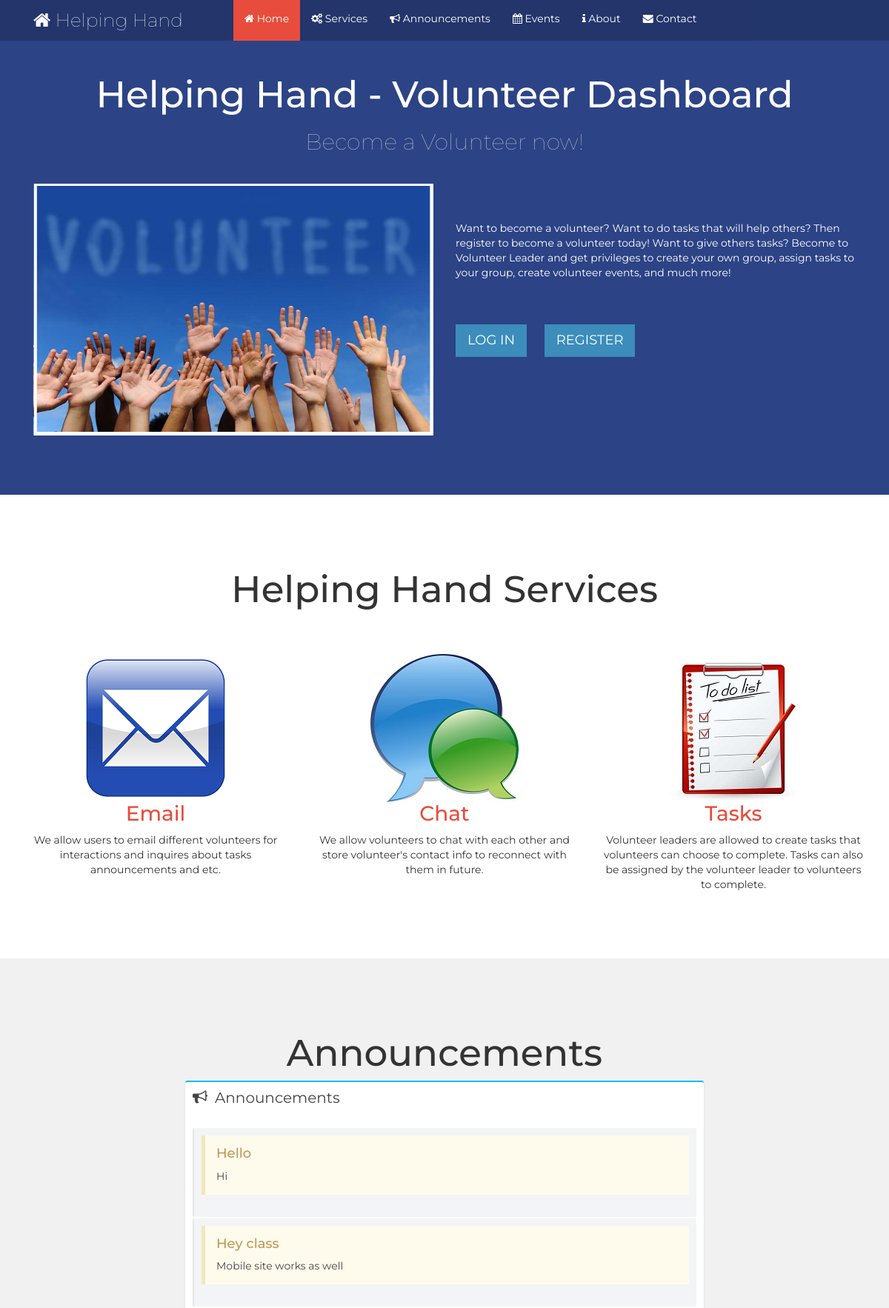
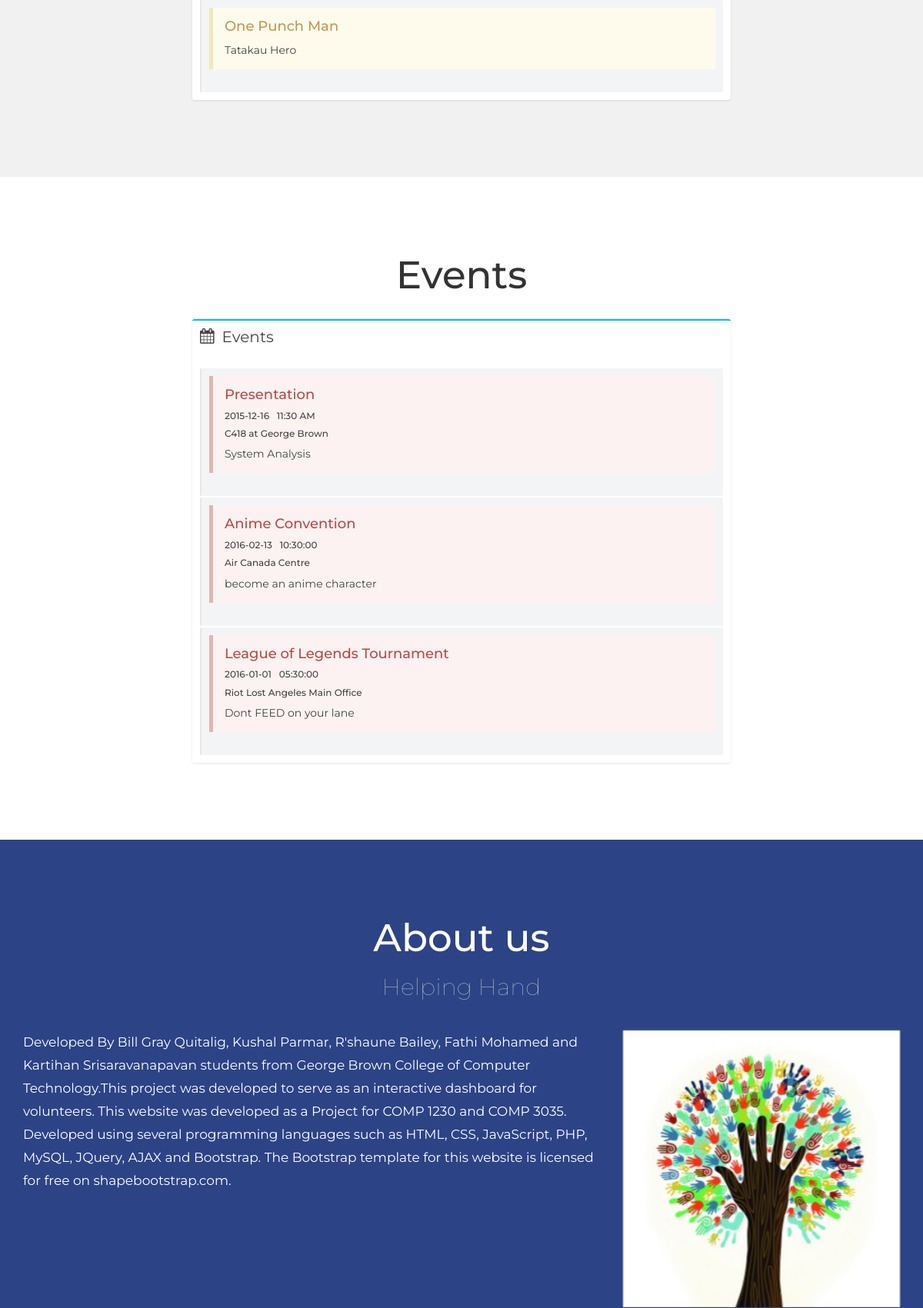
The page / (upper part) on the database its author committed (2 pictures, top to bottom).
### tables this page shows
CREATE TABLE IF NOT EXISTS `org_announcement` (
  `announcementID` int(11) NOT NULL AUTO_INCREMENT,
  `announcementTitle` varchar(535) NOT NULL,
  `announcementDesc` text NOT NULL,
  `volID` int(11) NOT NULL,
  PRIMARY KEY (`announcementID`),
  KEY `volID` (`volID`),
  KEY `volID_2` (`volID`)
);

CREATE TABLE IF NOT EXISTS `org_event` (
  `eventID` int(11) NOT NULL AUTO_INCREMENT,
  `volID` int(11) NOT NULL,
  `eventName` varchar(535) NOT NULL,
  `eventDate` date NOT NULL,
  `eventTime` varchar(12) NOT NULL,
  `eventLocation` varchar(535) NOT NULL,
  `eventDescription` text NOT NULL,
  PRIMARY KEY (`eventID`),
  KEY `orgID` (`volID`),
  KEY `volID` (`volID`)
);

### application/home/controllers/Welcome.php (called while the page is built, shortened)
<?php
class Welcome extends CI_Controller {
	public function index()
	{
		$this->load->view('homeparts/hometop');
                $this->load->view('homeparts/homehero');
                $this->load->view('homeparts/homeservice');
                $this->load->view('homeparts/homeannouncements');
                $this->load->view('homeparts/homeevents');
                $this->load->view('homeparts/homeabout');
                $this->load->view('homeparts/homecontacts');
                $this->load->view('homeparts/homeend');
	}
}

### index.php (called while the page is built, shortened)
<?php
require_once BASEPATH.'core/CodeIgniter.php';

### application/home/views/homeparts/homeevents.php (the view)
<section id="calendar">
   <div class="container">
   <div class="row">
   <h1 class="title">Events</h1>
   <br>
    <aside class="right-side">
                   <div class="col-md-6">
                           <div class="box box-info">
                               <div class="box-header">
                                   <i class="fa fa-calendar"></i>
                                   <h3 class="box-title">Events</h3>
                               </div>
                               <div class="box-body">
                                   <ul class="todo-list ui-sortable">
                                            <?php
                                           $query = $this->db->query('SELECT eventName, eventDate, eventTime, eventLocation, eventDescription FROM org_event ORDER BY eventID DESC');
                                           foreach ($query->result_array() as $row)
                                           { ?>
                                           <li>
                                           <div class="callout callout-danger">
                                               <h4><?php echo $row['eventName']; ?></h4>
                                                <h6><?php echo $row['eventDate'].'&nbsp&nbsp&nbsp'.$row['eventTime']; ?></h6>
                                               <h6><?php echo $row['eventLocation']; ?></h6>
                                               <p><?php echo $row['eventDescription']; ?></p>
                                           </div>
                                       </li>
                                           <?php } ?>
                                   </ul>
                               </div>
                           </div>
                       </div>
   </aside>
   </div>
   </div>
   </section>

### application/home/views/homeparts/hometop.php (shortened to what this page needs)
<!DOCTYPE html>
    <html lang="en">
      <head>
        <link href="http://localhost/Project/designs/admin/css/font-awesome.min.css" rel="stylesheet" type="text/css" />
        <link href="http://localhost/Project/designs/admin/css/ionicons.min.css" rel="stylesheet" type="text/css" />
        <link href="http://localhost/Project/designs/admin/css/datatables/dataTables.bootstrap.css" rel="stylesheet" type="text/css" />
        <link href="http://localhost/Project/designs/admin/css/AdminLTE.css" rel="stylesheet" type="text/css" />
        <link href="http://localhost/Project/designs/admin/css/daterangepicker/daterangepicker-bs3.css" rel="stylesheet" type="text/css" />
        <link href="http://localhost/Project/designs/admin/css/iCheck/all.css" rel="stylesheet" type="text/css" />
        <link href="http://localhost/Project/designs/admin/css/colorpicker/bootstrap-colorpicker.min.css" rel="stylesheet"/>
        <link href="http://localhost/Project/designs/admin/css/timepicker/bootstrap-timepicker.min.css" rel="stylesheet"/>
        <link rel="stylesheet" type="text/css" href="<?php echo base_url();?>designs/main/assets/css/bootstrap.min.css">
        <link rel="stylesheet" type="text/css" href="<?php echo base_url();?>designs/main/assets/css/main.css">
        <link rel="stylesheet" type="text/css" href="<?php echo base_url();?>designs/main/assets/css/responsive.css">
        <link rel="stylesheet" media="screen" href="<?php echo base_url();?>designs/main/assets/fonts/font-awesome/font-awesome.min.css" />
        <link rel="stylesheet" type="text/css" href="<?php echo base_url();?>designs/main/assets/extras/animate.css">
        <link rel="stylesheet" type="text/css" href="<?php echo base_url();?>designs/main/assets/extras/lightbox.css">
      </head>
    <body data-spy="scroll" data-offset="20" data-target="#navbar">
    <div class="logo-menu">
    <nav class="navbar navbar-default navbar-fixed-top" role="navigation" data-spy="affix" data-offset-top="50">
      <div class="container">
        <div class="navbar-header col-md-3">
          <a class="navbar-brand" href="#home"><i class="fa fa-home"></i> Helping Hand</a>
        </div>
        <div class="collapse navbar-collapse" id="navbar">
                            <ul class="nav navbar-nav col-md-9 pull-right">
                            <li class="active"><a href="#hero-area"><i class="fa fa-home"></i> Home</a></li>
                            <li><a href="#services"><i class="fa fa-cogs"></i> Services</a></li>
                            <li><a href="#portfolio"><i class="fa fa-bullhorn"></i> Announcements </a></li>
                            <li><a href="#calendar"><i class="fa fa-calendar"></i> Events </a></li>
                            <li><a href="#about"><i class="fa fa-info"></i> About</a></li>
                            <li><a href="#contact"><i class="fa fa-envelope"></i> Contact</a></li>
                            </ul>
        </div>
      </div>
    </nav>
    </div>

### application/home/views/homeparts/homehero.php
<section id="hero-area">
<div class="container">
    <div class="row">
<div class="col-md-12">
        <h1 class="title"> Helping Hand - Volunteer Dashboard</h1>
        <h2 class="subtitle">Become a Volunteer now!</h2>
        <img class="col-md-6 col-sm-6 col-xs-12 animated fadeInLeft" src="<?php echo base_url();?>designs/main/assets/img/hero/intro-bg.jpg" alt="" width="550" height="340" >
        <div class="col-md-6 col-sm-6 col-xs-12 animated fadeInRight delay-0-5">
            <p>
              Want to become a volunteer? Want to do tasks that will help others? Then register to become a volunteer today! Want to give others tasks? Become to Volunteer Leader and get privileges to create your own group, assign tasks to your group, create volunteer events, and much more!
            </p>
            <a href="<?php echo base_url('index.php/welcome/signin');?>" class="btn btn-primary btn-lg">Log In</a>
        <a href="<?php echo base_url('index.php/welcome/reg');?>" class="btn btn-primary btn-lg">Register</a>
        </div>
</div>
    </div>
</div>
</section>

### application/home/views/homeparts/homeservice.php
<section id="services">
<div class="container text-center">
<div class="row">
<h1 class="title">Helping Hand Services</h1>
<h2 class="subtitle"></h2>
    <div class="col-lg-4 col-md-4 col-sm-4 col-xs-12">
    <div class="service-item">
    <img src="<?php echo base_url();?>designs/main/assets/img/services/email1.png" alt="">
    <h3>Email</h3>
    <p>We allow users to email different volunteers for interactions and inquires about tasks announcements and etc.</p>
    </div>
    </div>
    <div class="col-lg-4 col-md-4 col-sm-4 col-xs-12">
    <div class="service-item">
    <img src="<?php echo base_url();?>designs/main/assets/img/services/chat.jpg" alt="">
    <h3>Chat</h3>
    <p>We allow volunteers to chat with each other and store volunteer's contact info to reconnect with them in future.</p>
    </div>
    </div>
    <div class="col-lg-4 col-md-4 col-sm-4 col-xs-12">
    <div class="service-item">
    <img src="<?php echo base_url();?>designs/main/assets/img/services/tasks.jpg" alt="">
    <h3>Tasks</h3>
    <p>Volunteer leaders are allowed to create tasks that volunteers can choose to complete. Tasks can also be assigned by the volunteer leader to volunteers to complete.</p>
    </div>
    </div>
</div>
</div>
 </section>

### application/home/views/homeparts/homeannouncements.php
<section id="portfolio">
    <div class="container">
    <div class="row">
    <h1 class="title">Announcements</h1>
    <aside class="right-side">
                    <div class="col-md-6">
                            <div class="box box-info">
                                <div class="box-header">
                                    <i class="fa fa-bullhorn"></i>
                                    <h3 class="box-title">Announcements</h3>
                                </div>
                                <div class="box-body">
                                    <ul class="todo-list ui-sortable">
                                            <?php
                                            $query = $this->db->query('SELECT announcementTitle, announcementDesc FROM org_announcement ORDER BY announcementID DESC');
                                            foreach ($query->result_array() as $row)
                                            { ?>
                                            <li>
                                            <div class="callout callout-warning">
                                                <h4><?php echo $row['announcementTitle']; ?></h4>
                                                <p><?php echo $row['announcementDesc']; ?></p>
                                            </div>
                                        </li>
                                            <?php } ?>
                                    </ul>
                                </div>
                            </div>
                        </div>
    </aside>
    <br>
    </div>
    </div>
    </section>

### application/home/views/homeparts/homeabout.php
<section id="about">
 <div class="container">
 <div class="row">
 <h1 class="title">About us</h1>
 <h2 class="subtitle">Helping Hand</h2>
 <div class="col-md-8 col-sm-12">
 <p>
 Developed By Bill Gray Quitalig, Kushal Parmar, R'shaune Bailey, Fathi Mohamed and Kartihan Srisaravanapavan students from George Brown College of Computer Technology.This project was developed to serve as an interactive dashboard for volunteers.
 This website was developed as a Project for COMP 1230 and COMP 3035. Developed using several programming languages such as HTML, CSS, JavaScript, PHP, MySQL, JQuery, AJAX and Bootstrap.
 The Bootstrap template for this website is licensed for free on shapebootstrap.com.
 </p>
 </div>
 <img class="col-md-4 col-md-4 col-sm-12 col-xs-12" src="<?php echo base_url();?>designs/main/assets/img/about/Helping-Hand.jpg" alt="">
 </div>
 </div>
 </section>

### application/home/views/homeparts/homeend.php (shortened to what this page needs)
</body>
</html>

### designs/main/assets/css/main.css (style rules this page uses)
body { font-family: 'Montserrat', sans-serif; font-size: 14px; font-weight: 400; -webkit-box-sizing: border-box; -moz-box-sizing: border-box; box-sizing: border-box; -webkit-font-smoothing: subpixel-antialiased; -webkit-backface-visibility: hidden; backface-visibility: hidden; }
a { color: #e74c3c; -webkit-transition: all 0.2s linear; -moz-transition: all 0.2s linear; -o-transition: all 0.2s linear; transition: all 0.2s linear; }
.row { padding: 80px 0px; }
.btn { border: none; -webkit-transition: all 0.2s linear; -moz-transition: all 0.2s linear; -o-transition: all 0.2s linear; transition: all 0.2s linear; text-transform: uppercase; border-radius: 0; }
.title { text-align: center; font-size: 50px; }
.subtitle { text-align: center; font-weight: 100; padding-bottom: 30px; position: relative; color: #bdc3c7; }
.navbar { margin-bottom: 0; }
.navbar li { color: #d1d1d1; }
.navbar-default { border: none; border-radius: 0; background: rgba(0, 0, 0, 0.2); }
.navbar-default .navbar-nav > .active > a, .navbar-default .navbar-nav > .active > a:hover, .navbar-default .navbar-nav > .active > a:focus { background: none; color: #fff; }
.navbar-default .navbar-nav li a, .navbar-default .navbar-nav li a:hover { color: #fff; }
.navbar-default .navbar-nav > .active, .navbar-default .navbar-nav li:hover { background: #e74c3c; padding-bottom: 5px; color: #fff; }
.navbar-default .navbar-brand { font-size: 25px; color: #fff; font-weight: 100; }
#hero-area { background: #2c4386; color: #fff; }
#hero-area .btn { margin-right: 20px; }
#hero-area img { max-width: 100%; }
#hero-area p { padding: 50px 0; }
#services h3 { margin-top: 0; font-size: 28px; color: #e74c3c; }
#portfolio { background: #f1f1f1; }
#about { background: #2c4386; color: #fff; }
#about p { line-height: 30px; font-size: 17px; }

### designs/main/assets/extras/lightbox.css (style rules this page uses)
body:after { content: url(lightbox/close.png) url(lightbox/loading.gif) url(lightbox/prev.png) url(lightbox/next.png); display: none; }

### rows shown on the page
org_announcement: announcementTitle "Hello", announcementDesc "Hi"
org_announcement: announcementTitle "Hey class", announcementDesc "Mobile site works as well"
org_announcement: announcementTitle "One Punch Man", announcementDesc "Tatakau Hero"
org_event: eventName "Presentation", eventDate "2015-12-16", eventTime "11:30 AM", eventLocation "C418 at George Brown", eventDescription "System Analysis"
org_event: eventName "Anime Convention", eventDate "2016-02-13", eventTime "10:30:00", eventLocation "Air Canada Centre", eventDescription "become an anime character"
org_event: eventName "League of Legends Tournament", eventDate "2016-01-01", eventTime "05:30:00", eventLocation "Riot Lost Angeles Main Office", eventDescription "Dont FEED on your lane"
